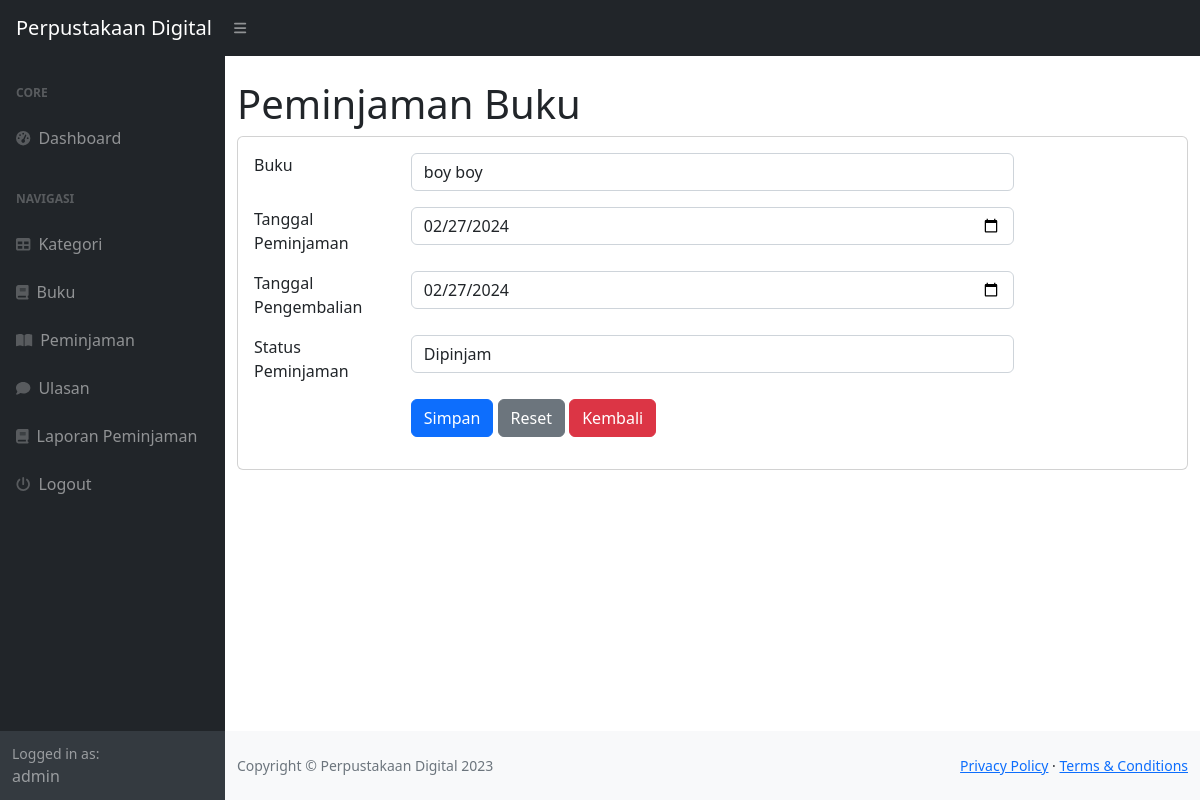
Page /index.php?page=peminjaman_ubah&&id=13 (signed in) on the committed database.
### tables this page shows
CREATE TABLE `peminjaman` (
  `peminjaman_id` int(11) NOT NULL,
  `user_id` int(11) NOT NULL,
  `buku_id` int(11) NOT NULL,
  `tanggal_peminjaman` date NOT NULL,
  `tanggal_pengembalian` date NOT NULL,
  `status_peminjaman` enum('dipinjam','dikembalikan') NOT NULL
);

CREATE TABLE `buku` (
  `buku_id` int(11) NOT NULL,
  `judul` varchar(255) NOT NULL,
  `penulis` varchar(255) NOT NULL,
  `penerbit` varchar(255) NOT NULL,
  `tahun_terbit` int(11) NOT NULL,
  `id_kategori` int(11) NOT NULL
);

### peminjaman_ubah.php (the view, shortened to what this page needs)
<h1 class="mt-4">Peminjaman Buku</h1>
<div class="card">
    <div class="card-body">
    <div class="row">
    <div class="col-md-12">
        <form method="post">
            <?php
                $id = $_GET['id'];
                $query = mysqli_query($koneksi, "SELECT*FROM peminjaman where peminjaman_id=$id");
                $data = mysqli_fetch_array($query);
            ?>
            <div class="row mb-3">
                <div class="col-md-2">Buku</div>
                <div class="col-md-8">
                    <select name="buku_id" class="form-control">
                        <?php
                            $buk = mysqli_query($koneksi, "SELECT*FROM buku");
                            while($buku = mysqli_fetch_array($buk)) {
                        ?>
                                <option <?php if($buku['buku_id'] == $data['buku_id']) echo 'selected'; ?>
                                value="<?php echo $buku['buku_id']; ?>"><?php echo $buku['judul']; ?></option>
                        <?php
                            }
                        ?>
                    </select>
                </div>
            </div>
            <div class="row mb-3">
                <div class="col-md-2">Tanggal Peminjaman</div>
                    <div class="col-md-8">
                            <input type="date" class="form-control" value="<?php echo $data['tanggal_peminjaman']; ?>"
                            name="tanggal_peminjaman">
                </div>
                </div>
            <div class="row mb-3">
                <div class="col-md-2">Tanggal Pengembalian</div>
                    <div class="col-md-8">
                        <input type="date" class="form-control" value="<?php echo $data['tanggal_pengembalian']; ?>"
                        name="tanggal_pengembalian">
                    </div>
                </div>
            <div class="row mb-3">
                <div class="col-md-2">Status Peminjaman</div>
                    <div class="col-md-8">
                    <select name="status_peminjaman" class="form-control">
                        <option value="dipinjam" <?php if($data['status_peminjaman'] == 'dipinjam') echo 'selected'; ?>>Dipinjam</option>
                    </select>
                 </div>
                </div>
            <div class="row mb-3">
                <div class="col-md-2"></div>
                <div class="col-md-8">
                    <button type="submit" class="btn btn-primary" name="submit" value="submit">Simpan</button>
                    <button type="reset" class="btn btn-secondary">Reset</button>
                    <a href="?page=peminjaman" class="btn btn-danger">Kembali</a>
                </div>
                </div>
        </form>
    </div>
</div>
    </div>
    </div>

### rows in the picture
peminjaman: buku_id "boy boy", tanggal_peminjaman "02/27/2024", tanggal_pengembalian "02/27/2024", status_peminjaman "Dipinjam"

### other values in the picture
$_SESSION['user']['nama'] "admin"
